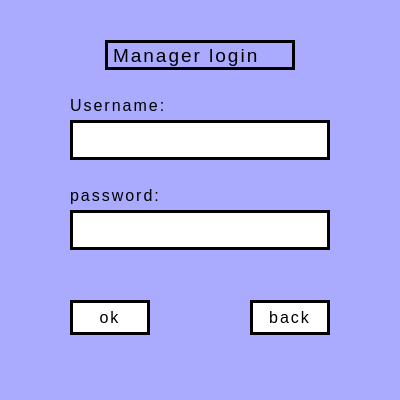
<?xml version="1.0" encoding="UTF-8"?>
<ui version="4.0">
 <class>managerwindow</class>
 <widget class="QWidget" name="managerwindow">
  <property name="geometry">
   <rect>
    <x>0</x>
    <y>0</y>
    <width>400</width>
    <height>400</height>
   </rect>
  </property>
  <property name="windowTitle">
   <string>Form</string>
  </property>
  <property name="styleSheet">
   <string notr="true">background-color: rgb(170, 170, 255)</string>
  </property>
  <widget class="QLabel" name="username">
   <property name="geometry">
    <rect>
     <x>70</x>
     <y>90</y>
     <width>140</width>
     <height>30</height>
    </rect>
   </property>
   <property name="styleSheet">
    <string notr="true">font-family: &quot;Open Sans&quot;, sans-serif;
    font-size: 16px;
    letter-spacing: 2px;
    text-decoration: none;
    text-transform: uppercase;
    color: #000;
</string>
   </property>
   <property name="text">
    <string>Username: </string>
   </property>
  </widget>
  <widget class="QLineEdit" name="useredit">
   <property name="geometry">
    <rect>
     <x>70</x>
     <y>120</y>
     <width>260</width>
     <height>40</height>
    </rect>
   </property>
   <property name="styleSheet">
    <string notr="true">font-family: &quot;Open Sans&quot;, sans-serif;
    font-size: 16px;
    letter-spacing: 2px;
    text-decoration: none;
    color: #000;

border: 3px solid #000;   /* Solid border */
    padding: 0.25em 0.5em;
    border-radius: 15px 225px 255px 15px;  /* Custom border radius */
    position: relative;
    background-color: #fff;
</string>
   </property>
  </widget>
  <widget class="QLabel" name="password">
   <property name="geometry">
    <rect>
     <x>70</x>
     <y>180</y>
     <width>140</width>
     <height>30</height>
    </rect>
   </property>
   <property name="styleSheet">
    <string notr="true">font-family: &quot;Open Sans&quot;, sans-serif;
    font-size: 16px;
    letter-spacing: 2px;
    text-decoration: none;
    text-transform: uppercase;
    color: #000;
</string>
   </property>
   <property name="text">
    <string>password:</string>
   </property>
  </widget>
  <widget class="QLineEdit" name="passedit">
   <property name="geometry">
    <rect>
     <x>70</x>
     <y>210</y>
     <width>260</width>
     <height>40</height>
    </rect>
   </property>
   <property name="styleSheet">
    <string notr="true">font-family: &quot;Open Sans&quot;, sans-serif;
    font-size: 16px;
    letter-spacing: 2px;
    text-decoration: none;
    color: #000;

border: 3px solid #000;   /* Solid border */
    padding: 0.25em 0.5em;
    border-radius: 15px 225px 255px 15px;  /* Custom border radius */
    position: relative;
    background-color: #fff;
</string>
   </property>
  </widget>
  <widget class="QLabel" name="title">
   <property name="geometry">
    <rect>
     <x>105</x>
     <y>40</y>
     <width>190</width>
     <height>30</height>
    </rect>
   </property>
   <property name="styleSheet">
    <string notr="true">font-family: &quot;Open Sans&quot;, sans-serif;
font-size: 19px;
letter-spacing: 2px;
text-decoration: none;
text-transform: uppercase;
color: #000;
border: 3px solid #000;
text-align: center;
display: flex;
justify-content: center;
align-items: center;</string>
   </property>
   <property name="text">
    <string>Manager login</string>
   </property>
  </widget>
  <widget class="QPushButton" name="ok">
   <property name="geometry">
    <rect>
     <x>70</x>
     <y>300</y>
     <width>80</width>
     <height>35</height>
    </rect>
   </property>
   <property name="sizePolicy">
    <sizepolicy hsizetype="Minimum" vsizetype="Maximum">
     <horstretch>0</horstretch>
     <verstretch>0</verstretch>
    </sizepolicy>
   </property>
   <property name="cursor">
    <cursorShape>PointingHandCursor</cursorShape>
   </property>
   <property name="styleSheet">
    <string notr="true">QPushButton {
    font-family: &quot;Open Sans&quot;, sans-serif;
    font-size: 16px;
    letter-spacing: 2px;
    text-decoration: none;
    text-transform: uppercase;
    color: #000;
    border: 3px solid #000;   /* Solid border */
    padding: 0.25em 0.5em;
    border-radius: 15px 225px 255px 15px;  /* Custom border radius */
    position: relative;
    background-color: #fff;   /* White background for the button */
    transition: all 0.3s ease; /* Smooth transition for hover effect */
}

QPushButton:hover {
    background-color: #e0e0e0;  /* Change background color on hover */
    border: 3px solid #888;     /* Lighter border on hover */
    transform: scale(1.05);      /* Slightly increase the size on hover */
}

QPushButton:pressed {
    border: 3px solid #333;  /* Darker border on press */
    background-color: #f0f0f0;  /* Change background color when pressed */
    top: 5px;
    left: 5px;
}
</string>
   </property>
   <property name="text">
    <string>ok</string>
   </property>
  </widget>
  <widget class="QPushButton" name="back">
   <property name="geometry">
    <rect>
     <x>250</x>
     <y>300</y>
     <width>80</width>
     <height>35</height>
    </rect>
   </property>
   <property name="sizePolicy">
    <sizepolicy hsizetype="Minimum" vsizetype="Maximum">
     <horstretch>0</horstretch>
     <verstretch>0</verstretch>
    </sizepolicy>
   </property>
   <property name="cursor">
    <cursorShape>PointingHandCursor</cursorShape>
   </property>
   <property name="styleSheet">
    <string notr="true">QPushButton {
    font-family: &quot;Open Sans&quot;, sans-serif;
    font-size: 16px;
    letter-spacing: 2px;
    text-decoration: none;
    text-transform: uppercase;
    color: #000;
    border: 3px solid #000;   /* Solid border */
    padding: 0.25em 0.5em;
    border-radius: 15px 225px 255px 15px;  /* Custom border radius */
    position: relative;
    background-color: #fff;   /* White background for the button */
    transition: all 0.3s ease; /* Smooth transition for hover effect */
}

QPushButton:hover {
    background-color: #e0e0e0;  /* Change background color on hover */
    border: 3px solid #888;     /* Lighter border on hover */
    transform: scale(1.05);      /* Slightly increase the size on hover */
}

QPushButton:pressed {
    border: 3px solid #333;  /* Darker border on press */
    background-color: #f0f0f0;  /* Change background color when pressed */
    top: 5px;
    left: 5px;
}
</string>
   </property>
   <property name="text">
    <string>back</string>
   </property>
  </widget>
 </widget>
 <resources/>
 <connections/>
</ui>
